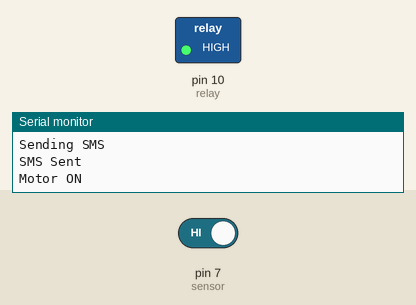
Recording of a sketch running on a simulated Arduino Mega 2560, built with avr-gcc and run on an emulated ATmega2560. On the bench: switched loads named in the sketch (green lamp = pin HIGH), the last lines printed to the serial monitor. The test bench sets the inputs (shaded band); at power-on: pin 7 (sensor) HIGH. The modem accepts every AT command (registered, SIM ready, sends succeed) and sends nothing else.

Above: at 15.0 s.
15.1 s: pin 7 (sensor) driven LOW
At 21.0 s:
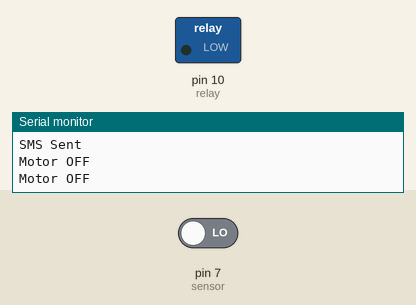
21.2 s: pin 7 (sensor) driven HIGH
At 28.1 s:
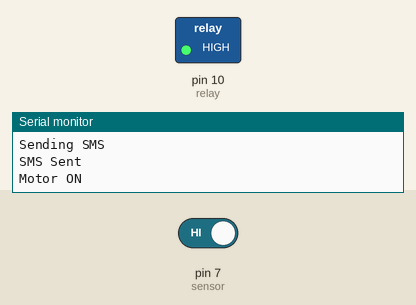
Timing chart, 0 to 29.6 s (numbered marks = the images above; inputs shaded):
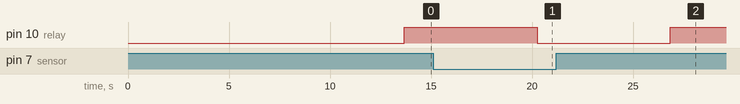

The sketch:

smart_irrigation.ino
```cpp
#include<SoftwareSerial.h>
SoftwareSerial Serial1(2,3);
String str="";

int relay = 10;
#define sensor 7

void setup()
{

  Serial1.begin(9600);
  Serial.begin(9600);
  pinMode(relay, OUTPUT);
  pinMode(sensor, INPUT_PULLUP);
  Serial.println("Water Irrigaton");
  delay(2000);
  Serial.println("Circuit Digest");
  Serial.println("Welcomes You");
  delay(2000);
  gsmInit();
  Serial.println("System Ready");
}

void loop()
{
    Serial.println("Automatic Mode    ");
    if(digitalRead(sensor)==1)
    {
      delay(1000);
      if(digitalRead(sensor)==1)
      {
        sendSMS("Low Soil Moisture detected. Motor turned ON");


        Serial.println("Motor ON    ");
        digitalWrite(relay, HIGH);
        delay(2000);

      }
    }

    else if(digitalRead(sensor)==0 )
    {
      delay(1000);
      if(digitalRead(sensor)==0)
      {
        sendSMS("Soil Moisture is Normal. Motor turned OFF");
        digitalWrite(relay, LOW);

        Serial.println("Motor OFF");

        Serial.println("Motor OFF");
        delay(2000);

      }
    }
}

void sendSMS(String msg)
{

  Serial.println("Sending SMS");
  Serial1.println("AT+CMGF=1");
  delay(500);
  Serial1.print("AT+CMGS=");
  Serial1.print('"');
  Serial1.print("+919962825788");    // number
  Serial1.print('"');
  Serial1.println();
  delay(500);
  Serial1.println(msg);
  delay(500);
  Serial1.write(26);
  delay(1000);

  Serial.println("SMS Sent");
  delay(1000);

}

void gsmInit()
{
  Serial.println("Finding Module..");
  boolean at_flag=1;
  while(at_flag)
  {
    Serial1.println("AT");
    while(Serial1.available()>0)
    {
      if(Serial1.find("OK"))
      at_flag=0;
    }
    delay(1000);
  }
  Serial1.println("ATE0");

  Serial.println("Finding Network..");
  boolean net_flag=1;
  while(net_flag)
  {
    Serial1.println("AT+CPIN?");
    while(Serial1.available()>0)
    {
      if(Serial1.find("READY"))
      net_flag=0;
      break;
    }
    delay(1000);
  }
   Serial1.println("AT+CNMI=2,2,0,0,0");
   delay(1000);
   Serial1.println("AT+CMGF=1");
   delay(1000);
   Serial1.println("AT+CSMP=17,167,0,0");

   Serial1.flush();
}
```

Measured:
- after the input at 15.1 s, pin 10 (relay): HIGH → LOW after 5.1 s
- after the input at 21.2 s, pin 10 (relay): LOW → HIGH after 5.6 s
